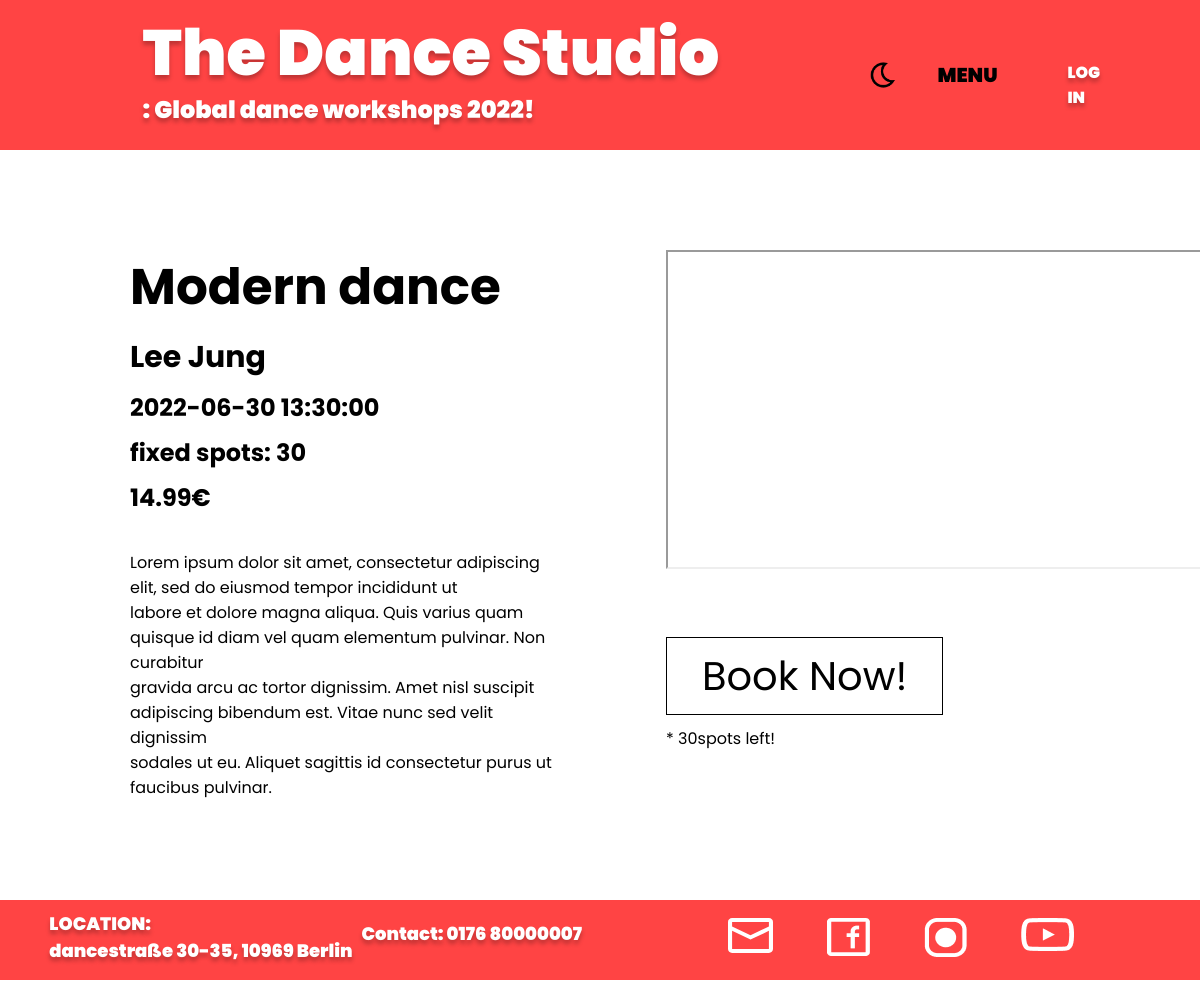
The page /classinfo/5 on the database its author committed.
### app/booking/models.py (models this page shows, shortened)
class Workshop(db.Model, CRUDMixin):
    id = db.Column(db.Integer, primary_key=True)
    date = db.Column(db.String(120))
    name = db.Column(db.String(120))
    teacher = db.Column(db.String(150))
    price = db.Column(db.Numeric(100, 2))
    fixed_spots = db.Column(db.Integer)
    available_spots = db.Column(db.Integer)
    picture_url = db.Column(db.String(300))
    video_url= db.Column(db.String(300))
    userinfos = db.relationship('Userinfo', backref='workshop', lazy=True)

### app/booking/routes.py (the view)
@blueprint.route('/classinfo/<int:id>')
def classinfo(id):
    workshop = Workshop.query.filter_by(id=id).first_or_404()
    return render_template('booking/classInfo.htm',workshop=workshop)

### app/templates/booking/classInfo.htm (shortened to what this page needs)
{% extends 'base.html' %}
{% block css %}
<link rel="stylesheet" type="text/css" href="../static/styles/classinfo_style.css">
{% endblock %}
{% block body %}
    <div class="content">
        <div class="info">
            <h1> {{workshop.name}} </h1>
            <h2> {{workshop.teacher}} </h2>
            <h3> {{workshop.date}} </h3>
            <h4> fixed spots: {{workshop.fixed_spots}}</h4>
            <h5> {{workshop.price}}€</h5>
            <p><br>Lorem ipsum dolor sit amet, consectetur adipiscing <br> elit, sed do eiusmod tempor incididunt ut <br>labore et dolore magna aliqua. Quis varius quam <br>quisque id diam vel quam elementum pulvinar. Non curabitur<br> gravida arcu ac tortor dignissim. Amet nisl suscipit <br>adipiscing bibendum est. Vitae nunc sed velit dignissim <br>sodales ut eu. Aliquet sagittis id consectetur purus ut <br>faucibus pulvinar. </p>
        </div>
        <div class="rightside">
            <iframe width="560" height="315" src={{workshop.video_url}}>
            </iframe>
            <br>
            <a href="/book/{{workshop.id}}" id="book" onclick="togglePopup()" class="{{workshop.available_spots}}">
                Book Now!
            </a>
            <p1>
            <br> * {{workshop.available_spots}}spots left!
            </p1>
        </div>
    </div>
{% endblock %}

### app/static/styles/base_style.css (style rules this page uses)
* { margin: 0; padding: 0; }
body.light-theme { --primary-color: white; --secondary-color: #FF4444; }
body { font-family: 'Poppins', sans-serif; background-color: var(--primary-color); height: 100%; }

### app/static/styles/classinfo_style.css (style rules this page uses)
body.light-theme { --tertiary-color: black; --secondary-color: #FF4444; }
.content { display: flex; flex-direction: row; margin: 100px 30px; color: var(--tertiary-color); position: relative; left: 100px; width: 1000px; }
.content h1 { font-size: 50px; margin-bottom: 10px; }
.content h2 { font-size: 30px; margin-bottom: 10px; }
.content h3, h4, h5 { font-size: 24px; margin-bottom: 10px; }
.rightside { position: relative; left: 100px; }
.rightside iframe { margin-bottom: 70px; }
#book { text-decoration: none; color: var(--tertiary-color); font-size: 40px; margin: 10px 0 30px 0; border: 1px solid var(--tertiary-color); padding: 10px 35px; cursor: pointer; transition: 500ms; }
.rightside p1 { position: relative; top: 20px; }

### rows shown on the page
Workshop: name "Modern dance", teacher "Lee Jung", date "2022-06-30 13:30:00", fixed_spots "30", price "14.99", available_spots "30"
